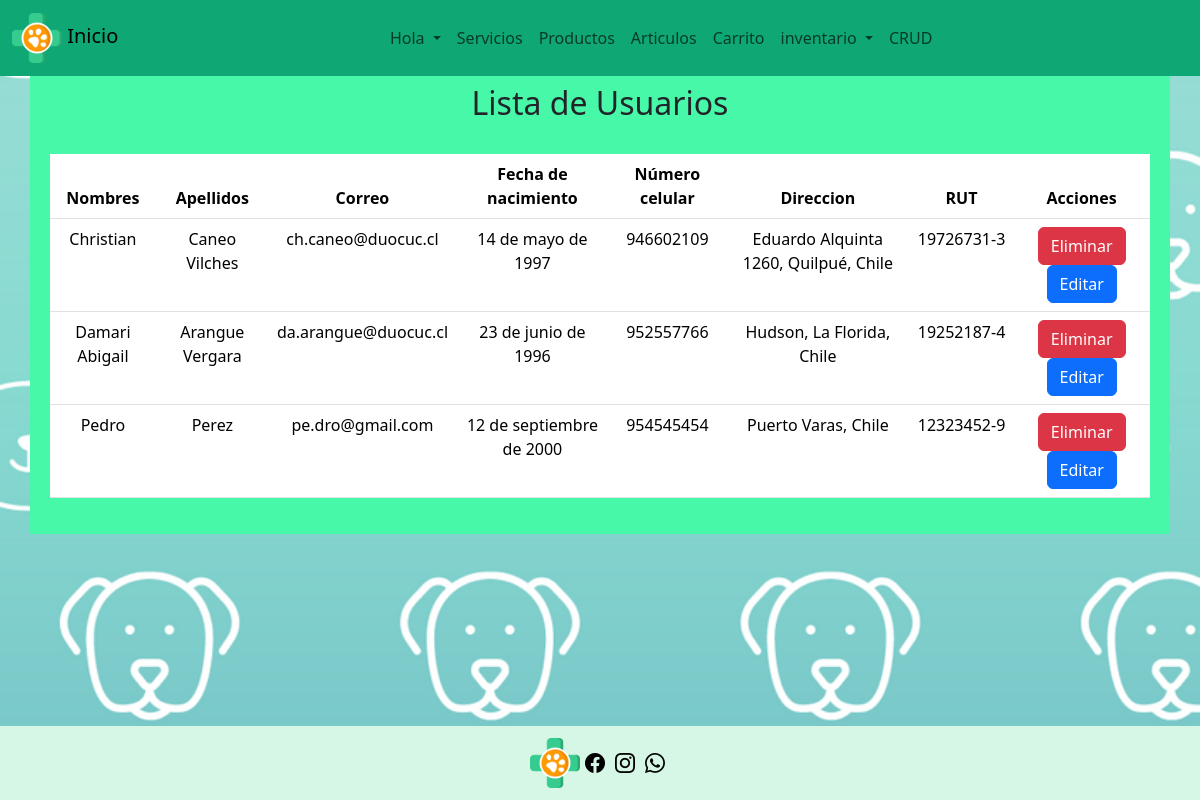
The page /crud/ (signed in) on the database as committed earlier.
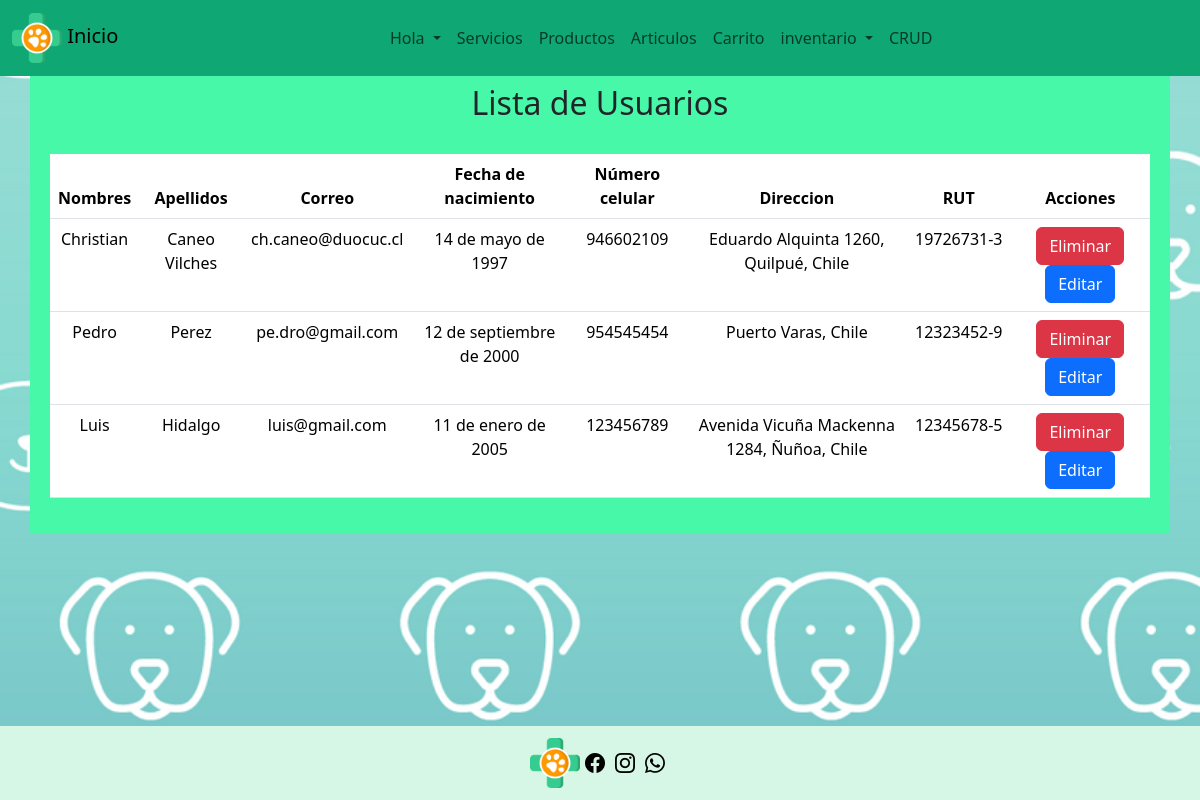
The same page on the database as committed later.
### veterinaria/models.py (models this page shows, shortened)
class Usuario(models.Model):
    rut = models.CharField(max_length=8, primary_key=True)
    dv = models.CharField(max_length=1)
    nombre = models.CharField(max_length=100)
    apellido = models.CharField(max_length=100)
    correo = models.EmailField(max_length=100)
    nacimiento = models.DateField()
    celular = models.CharField(max_length=15)
    direccion = models.CharField(max_length=255)
    password = models.CharField(max_length=100)

### veterinaria/views.py (the view)
# urls.py: path('crud/', views.crud, name='crud'),
@staff_member_required #Permite que la funcion solo se ejecute cuando el usuario staff esta logeado
def crud(request):
    usuarios = Usuario.objects.all()
    context = {"usuarios": usuarios}
    return render(request, 'veterinaria/crud.html', context)

### veterinaria/templates/veterinaria/crud.html (shortened to what this page needs)
{% extends 'veterinaria/base.html' %}
{% block content %}
<div class="container">
    <br>
    <h2>Lista de Usuarios</h2>
    <br>
    <table class="table">
        {% if usuarios %}
        <thead>
            <tr>
                <th>Nombres</th>
                <th>Apellidos</th>
                <th>Correo</th>
                <th>Fecha de nacimiento</th>
                <th>Número celular</th>
                <th>Direccion</th>
                <th>RUT</th>
                <th>Acciones</th>
            </tr>
        </thead>
        <tbody>
            {% for usuario in usuarios %}
            <tr>
                <td>{{ usuario.nombre }}</td>
                <td>{{ usuario.apellido }}</td>
                <td>{{ usuario.correo }}</td>
                <td>{{ usuario.nacimiento }}</td>
                <td>{{ usuario.celular }}</td>
                <td>{{ usuario.direccion }}</td>
                <td>{{ usuario.rut }}-{{ usuario.dv }}</td>
                <td>
                    <a href="{% url 'eliminar_usuario' pk=usuario.rut %}" class="btn btn-danger">Eliminar</a>
                    <a href="{% url 'usuarios_findEdit' pk=usuario.rut %}" class="btn btn-primary">Editar</a>
                </td>
            </tr>
            {% endfor %}
        </tbody>
        {% else %}
        <p>No hay usuarios disponibles.</p>
        {% endif %}
    </table>
</div>
{% endblock %}

Rows that differ between the two databases and show on the page:
removed Usuario: nombre "Damari Abigail", apellido "Arangue Vergara", correo "da.arangue@duocuc.cl", nacimiento "23 de junio de 1996", celular "952557766", direccion "Hudson, La Florida, Chile", rut "19252187", dv "4"
added Usuario: nombre "Luis", apellido "Hidalgo", correo "luis@gmail.com", nacimiento "11 de enero de 2005", celular "123456789", direccion "Avenida Vicuña Mackenna 1284, Ñuñoa, Chile", rut "12345678", dv "5"
